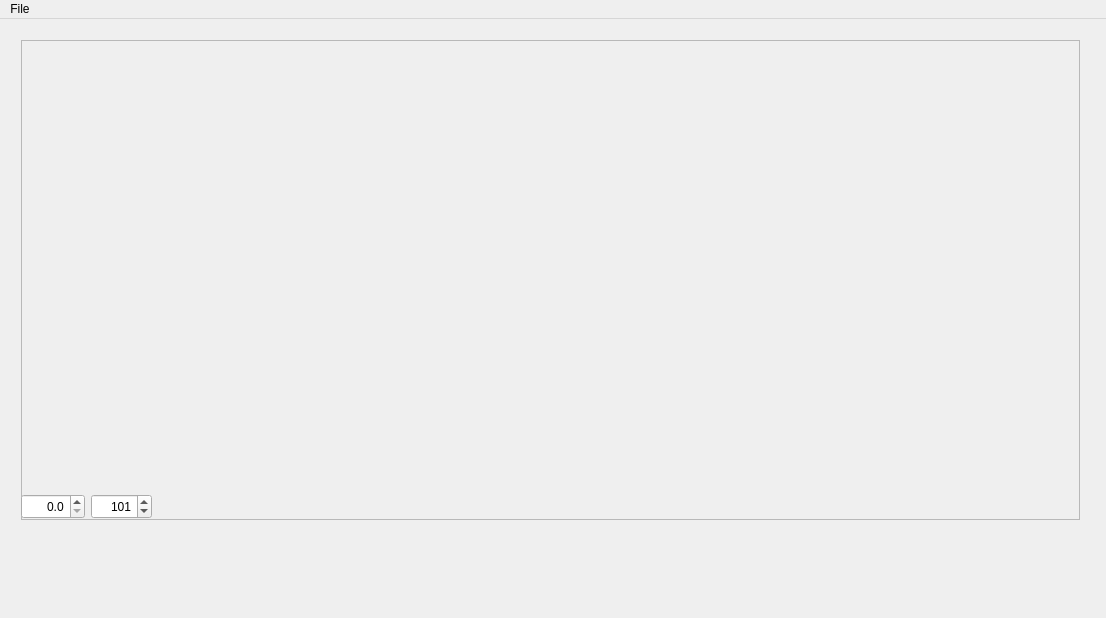
<?xml version="1.0" encoding="UTF-8"?>
<ui version="4.0">
 <class>MainWindow</class>
 <widget class="QMainWindow" name="MainWindow">
  <property name="geometry">
   <rect>
    <x>0</x>
    <y>0</y>
    <width>1106</width>
    <height>618</height>
   </rect>
  </property>
  <property name="windowTitle">
   <string>MainWindow</string>
  </property>
  <widget class="QWidget" name="centralWidget">
   <widget class="QWidget" name="widget" native="true">
    <property name="geometry">
     <rect>
      <x>10</x>
      <y>10</y>
      <width>1081</width>
      <height>501</height>
     </rect>
    </property>
    <layout class="QHBoxLayout" name="horizontalLayout">
     <item>
      <layout class="QVBoxLayout" name="verticalLayout" stretch="10,0">
       <item>
        <widget class="QFrame" name="profileFrame">
         <property name="minimumSize">
          <size>
           <width>640</width>
           <height>480</height>
          </size>
         </property>
         <property name="frameShape">
          <enum>QFrame::StyledPanel</enum>
         </property>
         <property name="frameShadow">
          <enum>QFrame::Raised</enum>
         </property>
        </widget>
       </item>
       <item>
        <layout class="QHBoxLayout" name="horizontalLayout_2">
         <item>
          <widget class="QDoubleSpinBox" name="dsbBeginCoord">
           <property name="maximumSize">
            <size>
             <width>80</width>
             <height>25</height>
            </size>
           </property>
           <property name="alignment">
            <set>Qt::AlignRight|Qt::AlignTrailing|Qt::AlignVCenter</set>
           </property>
           <property name="decimals">
            <number>1</number>
           </property>
           <property name="maximum">
            <double>1000.000000000000000</double>
           </property>
          </widget>
         </item>
         <item>
          <widget class="QSpinBox" name="sbStartKm">
           <property name="minimumSize">
            <size>
             <width>50</width>
             <height>25</height>
            </size>
           </property>
           <property name="alignment">
            <set>Qt::AlignRight|Qt::AlignTrailing|Qt::AlignVCenter</set>
           </property>
           <property name="minimum">
            <number>1</number>
           </property>
           <property name="maximum">
            <number>40000</number>
           </property>
           <property name="value">
            <number>101</number>
           </property>
          </widget>
         </item>
         <item>
          <spacer name="horizontalSpacer">
           <property name="orientation">
            <enum>Qt::Horizontal</enum>
           </property>
           <property name="sizeHint" stdset="0">
            <size>
             <width>40</width>
             <height>20</height>
            </size>
           </property>
          </spacer>
         </item>
        </layout>
       </item>
      </layout>
     </item>
    </layout>
   </widget>
  </widget>
  <widget class="QMenuBar" name="menuBar">
   <property name="geometry">
    <rect>
     <x>0</x>
     <y>0</y>
     <width>1106</width>
     <height>21</height>
    </rect>
   </property>
   <widget class="QMenu" name="menuFile">
    <property name="title">
     <string>File</string>
    </property>
    <addaction name="actionOpen"/>
    <addaction name="actionSave"/>
    <addaction name="separator"/>
    <addaction name="actionQuit"/>
   </widget>
   <addaction name="menuFile"/>
  </widget>
  <action name="actionOpen">
   <property name="text">
    <string>Open</string>
   </property>
   <property name="shortcut">
    <string>Ctrl+O</string>
   </property>
  </action>
  <action name="actionSave">
   <property name="text">
    <string>Save</string>
   </property>
   <property name="shortcut">
    <string>Ctrl+S</string>
   </property>
  </action>
  <action name="actionQuit">
   <property name="text">
    <string>Quit</string>
   </property>
   <property name="shortcut">
    <string>Ctrl+Q</string>
   </property>
  </action>
 </widget>
 <layoutdefault spacing="6" margin="11"/>
 <resources/>
 <connections/>
</ui>
